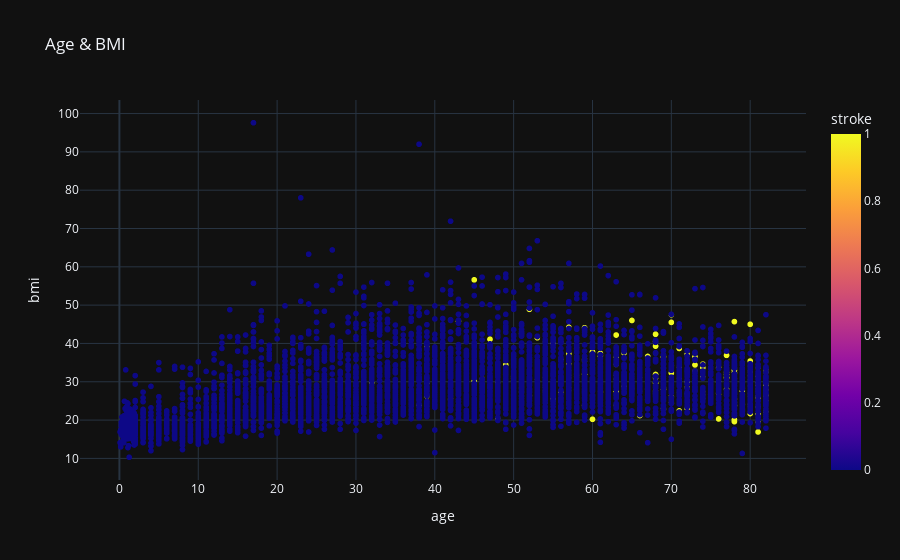

The cell this chart's notebook holds for it:
### Code cell
fig = px.scatter(my_data,x="age",y="bmi",title="Age & BMI",color="stroke")
fig.show()

### Figure 1 — Plotly figure (JSON) as saved in the notebook; plotly's stock layout.template omitted (floating-point values rounded to 4 significant figures; data arrays with more than 128 entries replaced by an {"elided": "..."} marker saying what was removed)
{"data": [{"hovertemplate": "age=%{x}<br>bmi=%{y}<br>stroke=%{marker.color}<extra></extra>", "legendgroup": "", "marker": {"color": {"elided": "5110 int values"}, "coloraxis": "coloraxis", "symbol": "circle"}, "mode": "markers", "name": "", "showlegend": false, "x": {"elided": "5110 float values"}, "xaxis": "x", "y": {"elided": "5110 float values"}, "yaxis": "y", "type": "scattergl"}], "layout": {"xaxis": {"anchor": "y", "domain": [0.0, 1.0], "title": {"text": "age"}}, "yaxis": {"anchor": "x", "domain": [0.0, 1.0], "title": {"text": "bmi"}}, "coloraxis": {"colorbar": {"title": {"text": "stroke"}}, "colorscale": [[0.0, "#0d0887"], [0.1111, "#46039f"], [0.2222, "#7201a8"], [0.3333, "#9c179e"], [0.4444, "#bd3786"], [0.5556, "#d8576b"], [0.6667, "#ed7953"], [0.7778, "#fb9f3a"], [0.8889, "#fdca26"], [1.0, "#f0f921"]]}, "legend": {"tracegroupgap": 0}, "title": {"text": "Age & BMI"}}}
